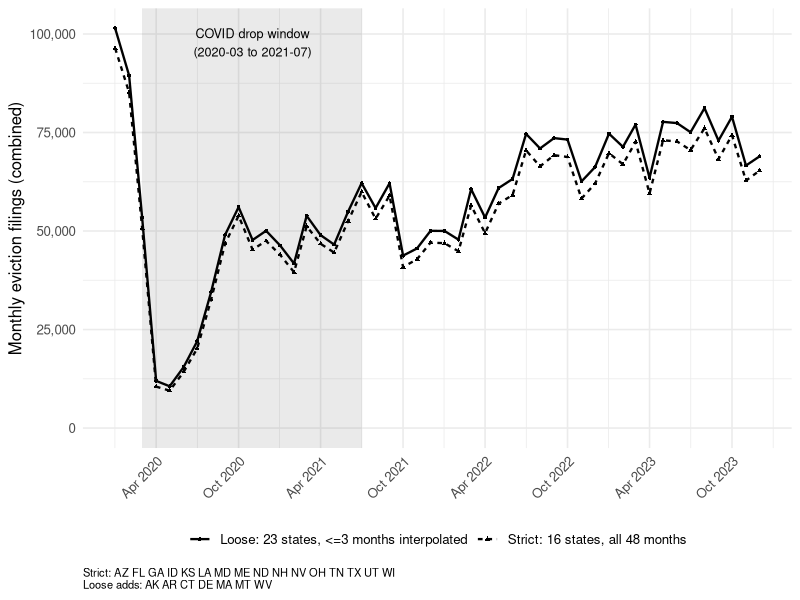
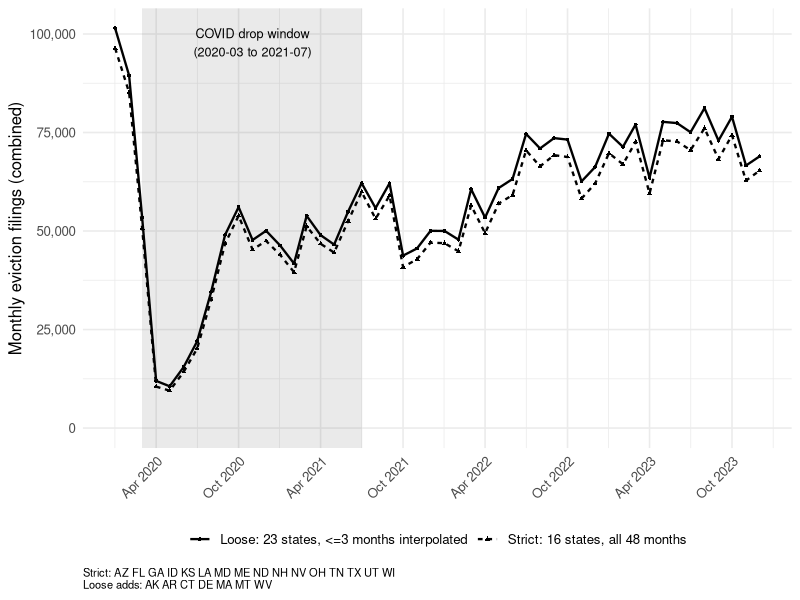

These charts were generated, in order, by the following R code:
# Combined monthly eviction filings, 2020-2023, on a fixed composition.
#
# Composition rule: a state enters only if it has all 48 months 2020-01..2023-12
# in the state-month panel AND its county basket (n_counties) is constant over
# that window. The state panel already holds one fixed county basket per state,
# so the summed series has the same states and counties in every month.
#
# Run from project root:
#   Rscript analysis/visualization/plot_combined_filings_2020_2023.R

library(tidyverse)
library(lubridate)

theme_set(theme_minimal(base_size = 12))

win_start <- as.Date("2020-01-01")
win_end   <- as.Date("2023-12-01")
n_months  <- 48

panel <- read_csv("data/raw/state_month_panel_with_treatment.csv",
                  show_col_types = FALSE) |>
  mutate(month_date = as.Date(month_date)) |>
  filter(month_date >= win_start, month_date <= win_end)

composition <- panel |>
  group_by(state_abb) |>
  summarise(months = n_distinct(month_date),
            any_na = any(is.na(filings_count)),
            basket_constant = n_distinct(n_counties) == 1,
            n_counties = first(n_counties),
            basket_share = first(basket_share),
            panel_source = first(panel_source),
            .groups = "drop") |>
  mutate(kept = months == n_months & !any_na & basket_constant)

keep <- composition |> filter(kept) |> pull(state_abb)

combined <- panel |>
  filter(state_abb %in% keep) |>
  group_by(month_date) |>
  summarise(filings = sum(filings_count), n_states = n_distinct(state_abb),
            .groups = "drop")

stopifnot(nrow(combined) == n_months, all(combined$n_states == length(keep)))

# Looser set: constant basket, at most max_gap missing months; gaps filled by
# linear interpolation within the state's own series (edge gaps take the
# nearest observed month, since there is nothing to interpolate toward).
max_gap <- 3
composition <- composition |>
  mutate(kept_loose = months >= n_months - max_gap & !any_na & basket_constant)
keep_loose <- composition |> filter(kept_loose) |> pull(state_abb)

month_grid <- seq(win_start, win_end, by = "month")
loose_filled <- panel |>
  filter(state_abb %in% keep_loose) |>
  select(state_abb, month_date, filings_count) |>
  complete(state_abb, month_date = month_grid) |>
  group_by(state_abb) |>
  mutate(interpolated = is.na(filings_count),
         filings_count = approx(as.numeric(month_date[!interpolated]),
                                filings_count[!interpolated],
                                xout = as.numeric(month_date), rule = 2)$y) |>
  ungroup()

combined_loose <- loose_filled |>
  group_by(month_date) |>
  summarise(filings = sum(filings_count), n_states = n_distinct(state_abb),
            n_interpolated = sum(interpolated), .groups = "drop")

stopifnot(nrow(combined_loose) == n_months,
          all(combined_loose$n_states == length(keep_loose)))

both <- bind_rows(
  combined |> mutate(series = sprintf("Strict: %d states, all 48 months", length(keep))),
  combined_loose |> mutate(series = sprintf("Loose: %d states, <=%d months interpolated",
                                            length(keep_loose), max_gap)))

dir.create("output/combined_filings_2020_2023", showWarnings = FALSE, recursive = TRUE)
write_csv(composition, "output/combined_filings_2020_2023/composition.csv")
write_csv(combined, "output/combined_filings_2020_2023/combined_monthly_filings.csv")

write_csv(combined_loose, "output/combined_filings_2020_2023/combined_monthly_filings_loose.csv")
write_csv(loose_filled |> filter(interpolated) |> select(state_abb, month_date),
          "output/combined_filings_2020_2023/interpolated_state_months.csv")

p <- ggplot(both, aes(month_date, filings, linetype = series, shape = series)) +
  annotate("rect", xmin = as.Date("2020-03-01"), xmax = as.Date("2021-07-01"),
           ymin = -Inf, ymax = Inf, alpha = 0.12) +
  annotate("text", x = as.Date("2020-11-01"), y = max(both$filings),
           label = "COVID drop window\n(2020-03 to 2021-07)", size = 3.2, vjust = 1) +
  geom_line(linewidth = 0.8) +
  geom_point(size = 1) +
  scale_x_date(date_breaks = "6 months", date_labels = "%b %Y") +
  scale_y_continuous(labels = scales::comma, limits = c(0, NA)) +
  labs(x = NULL, y = "Monthly eviction filings (combined)", linetype = NULL, shape = NULL,
       caption = sprintf("Strict: %s\nLoose adds: %s",
                         paste(sort(keep), collapse = " "),
                         paste(sort(setdiff(keep_loose, keep)), collapse = " "))) +
  theme(legend.position = "bottom",
        plot.caption = element_text(hjust = 0, size = 8),
        axis.text.x = element_text(angle = 45, hjust = 1))

ggsave("figures/combined_filings_2020_2023.png", p, width = 9, height = 5.5, dpi = 200)
ggsave("figures/combined_filings_2020_2023.pdf", p, width = 9, height = 5.5)

cat("Kept", length(keep), "states:", paste(sort(keep), collapse = " "), "\n")
cat("Loose adds", length(setdiff(keep_loose, keep)), "states:",
    paste(sort(setdiff(keep_loose, keep)), collapse = " "), "\n")
cat("Interpolated state-months:\n")
print(loose_filled |> filter(interpolated) |> group_by(state_abb) |>
        summarise(months = paste(format(month_date, "%Y-%m"), collapse = " ")), n = Inf)
print(combined_loose |> mutate(year = year(month_date)) |> group_by(year) |>
        summarise(mean_monthly = round(mean(filings)), min = round(min(filings)),
                  max = round(max(filings))))
cat("Dropped:\n")
print(composition |> filter(!kept) |> select(state_abb, months, any_na, basket_constant),
      n = Inf)
print(combined |> mutate(year = year(month_date)) |> group_by(year) |>
        summarise(mean_monthly = round(mean(filings)), min = min(filings), max = max(filings)))
